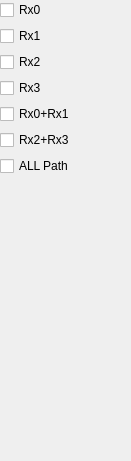
        <widget class="QWidget" name="rx_path">
         <property name="geometry">
          <rect>
           <x>0</x>
           <y>0</y>
           <width>131</width>
           <height>461</height>
          </rect>
         </property>
         <attribute name="label">
          <string>Rx Path</string>
         </attribute>
         <widget class="QWidget" name="layoutWidget_13">
          <property name="geometry">
           <rect>
            <x>0</x>
            <y>0</y>
            <width>131</width>
            <height>178</height>
           </rect>
          </property>
          <layout class="QVBoxLayout" name="verticalLayout_rx_path">
           <item>
            <widget class="QCheckBox" name="rx0">
             <property name="text">
              <string>Rx0</string>
             </property>
            </widget>
           </item>
           <item>
            <widget class="QCheckBox" name="rx1">
             <property name="text">
              <string>Rx1</string>
             </property>
            </widget>
           </item>
           <item>
            <widget class="QCheckBox" name="rx2">
             <property name="text">
              <string>Rx2</string>
             </property>
            </widget>
           </item>
           <item>
            <widget class="QCheckBox" name="rx3">
             <property name="text">
              <string>Rx3</string>
             </property>
            </widget>
           </item>
           <item>
            <widget class="QCheckBox" name="rx0_rx1">
             <property name="text">
              <string>Rx0+Rx1</string>
             </property>
            </widget>
           </item>
           <item>
            <widget class="QCheckBox" name="rx2_rx3">
             <property name="text">
              <string>Rx2+Rx3</string>
             </property>
            </widget>
           </item>
           <item>
            <widget class="QCheckBox" name="rx_all_path">
             <property name="text">
              <string>ALL Path</string>
             </property>
            </widget>
           </item>
          </layout>
         </widget>
        </widget>
